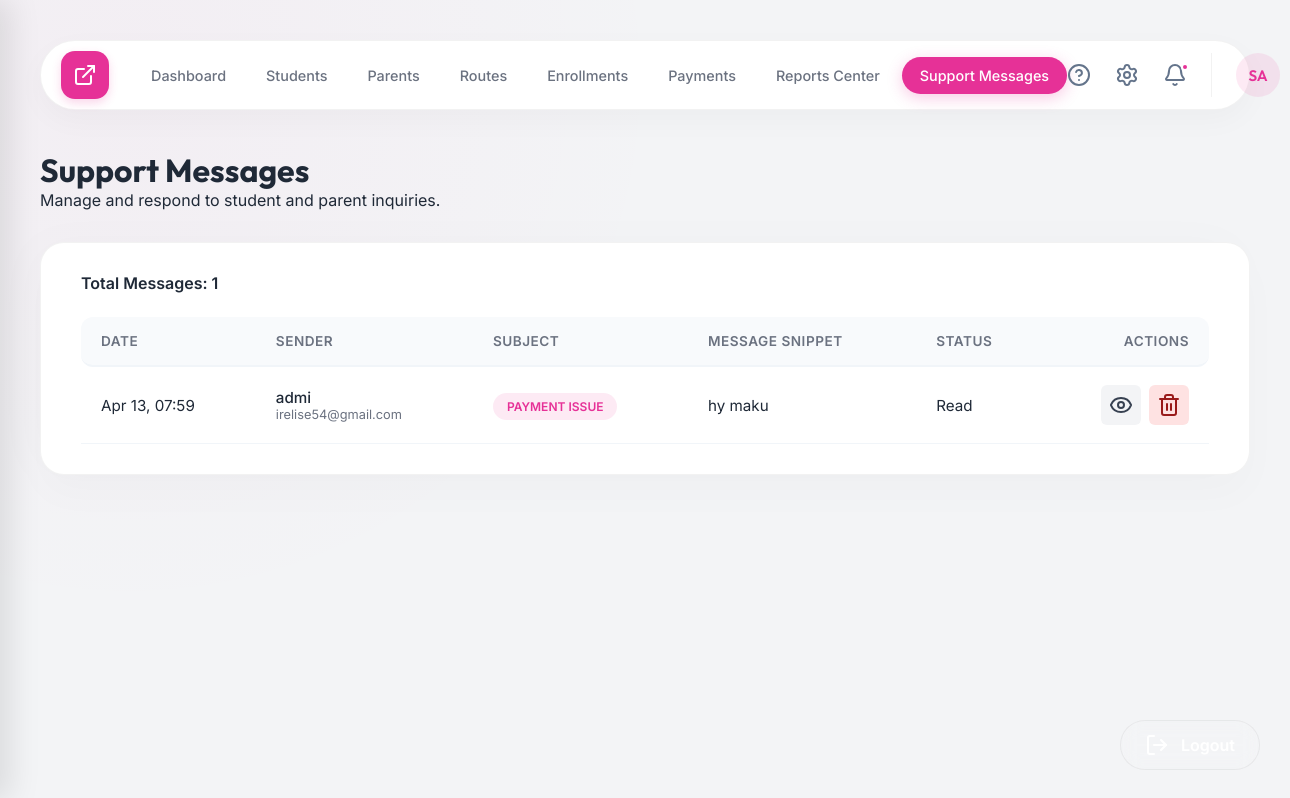
The page /admin.php?page=admin_support (signed in) on the database its author committed.
### tables this page shows
CREATE TABLE support_messages (
        id INTEGER PRIMARY KEY AUTOINCREMENT,
        fullname VARCHAR(150),
        email VARCHAR(100),
        subject VARCHAR(150),
        message TEXT,
        created_at TIMESTAMP DEFAULT CURRENT_TIMESTAMP,
        status VARCHAR(20) DEFAULT 'New'
    );

### pages/admin_support.php (the view, shortened to what this page needs)
<?php
require_once 'backend/db.php';
$stmt = $pdo->query("SELECT * FROM support_messages ORDER BY created_at DESC");
$messages = $stmt->fetchAll();
?>
<div class="page-header">
    <div class="page-title-group">
        <h1 class="page-title">Support Messages</h1>
        <p class="page-subtitle">Manage and respond to student and parent inquiries.</p>
    </div>
</div>
<div class="table-container" style="margin-top: 2rem;">
    <div class="table-actions" style="margin-bottom: 1.5rem; display: flex; justify-content: space-between; align-items: center;">
        <div style="font-weight: 600; color: #1F2937;">
            Total Messages: <?php echo count($messages); ?>
        </div>
    </div>
    <table class="data-table">
        <thead>
            <tr>
                <th>Date</th>
                <th>Sender</th>
                <th>Subject</th>
                <th>Message Snippet</th>
                <th>Status</th>
                <th style="text-align: right;">Actions</th>
            </tr>
        </thead>
        <tbody>
            <?php if (empty($messages)): ?>
            <tr>
                <td colspan="6" style="text-align: center; padding: 2rem; color: #6B7280;">No support messages yet.</td>
            </tr>
            <?php else: ?>
                <?php foreach ($messages as $msg): ?>
                <tr>
                    <td style="white-space: nowrap;"><?php echo date('M d, H:i', strtotime($msg['created_at'])); ?></td>
                    <td>
                        <div style="font-weight: 500;"><?php echo htmlspecialchars($msg['fullname']); ?></div>
                        <div style="font-size: 0.8rem; color: #6B7280;"><?php echo htmlspecialchars($msg['email']); ?></div>
                    </td>
                    <td><span class="badge" style="background: rgba(230, 49, 151, 0.1); color: #E63197; border: none;"><?php echo htmlspecialchars($msg['subject']); ?></span></td>
                    <td title="<?php echo htmlspecialchars($msg['message']); ?>">
                        <?php echo htmlspecialchars(strlen($msg['message']) > 50 ? substr($msg['message'], 0, 47) . '...' : $msg['message']); ?>
                    </td>
                    <td>
                        <?php
                        $statusClass = $msg['status'] === 'New' ? 'status-active' : 'status-pending';
                        ?>
                        <span class="status-badge <?php echo $statusClass; ?>">
                            <?php echo $msg['status']; ?>
                        </span>
                    </td>
                    <td style="text-align: right;">
                        <div style="display: flex; gap: 0.5rem; justify-content: flex-end;">
                            <button onclick="viewMessage(<?php echo htmlspecialchars(json_encode($msg)); ?>)" class="btn" style="padding: 0.5rem; background: #F3F4F6; color: #374151; border: none; border-radius: 6px; cursor: pointer;" title="View Full Message">
                                <i data-lucide="eye" size="16"></i>
                            </button>
                            <a href="?page=admin_support&action=delete&id=<?php echo $msg['id']; ?>" class="btn" style="padding: 0.5rem; background: #FEE2E2; color: #991B1B; border: none; border-radius: 6px; cursor: pointer;" onclick="return confirm('Are you sure you want to delete this message?')" title="Delete">
                                <i data-lucide="trash-2" size="16"></i>
                            </a>
                        </div>
                    </td>
                </tr>
                <?php endforeach; ?>
            <?php endif; ?>
        </tbody>
    </table>
</div>

### assets/css/style.css (style rules this page uses)
:root { --primary: #E63197; --primary-light: #FF80C5; --bg-body: #F3F4F6; --bg-card: #FFFFFF; --bg-sidebar: #FFFFFF; --text-main: #1F2937; --text-dim: #6B7280; --accent: #E63197; --accent-alt: #FF80C5; --sidebar-width: 250px; --glass-border: rgba(0, 0, 0, 0.05); --glass-shadow: 0 4px 20px rgba(0, 0, 0, 0.05); --card-blur: 0px; }
* { margin: 0; padding: 0; box-sizing: border-box; }
.table-container { background: var(--bg-card); border-radius: 24px; padding: 30px 40px; border: 1px solid var(--glass-border); box-shadow: -10px 0 50px rgba(0,0,0,0.02), 0 20px 40px rgba(0,0,0,0.02); }
table { width: 100%; border-collapse: separate; border-spacing: 0; }
th { text-align: left; padding: 16px 20px; font-size: 0.85rem; text-transform: uppercase; color: var(--text-dim); border-bottom: 2px solid #F1F5F9; background: #F8FAFC; font-weight: 600; letter-spacing: 0.5px; }
th:first-child { border-top-left-radius: 12px; border-bottom-left-radius: 12px; }
th:last-child { border-top-right-radius: 12px; border-bottom-right-radius: 12px; }
td { padding: 18px 20px; border-bottom: 1px solid #F1F5F9; font-size: 0.95rem; color: #1f2937; }
.badge { padding: 6px 14px; border-radius: 100px; font-size: 0.75rem; font-weight: 600; text-transform: uppercase; }
.btn { padding: 14px 28px; border-radius: 12px; border: none; font-weight: 600; cursor: pointer; display: inline-flex; align-items: center; gap: 12px; transition: all 0.3s; font-size: 0.95rem; }
.stat-card, .table-container, .form-container { animation: fadeIn 0.6s cubic-bezier(0.4, 0, 0.2, 1) forwards; }

### rows shown on the page
support_messages: created_at "Apr 13, 07:59", fullname "admi", email "irelise54@gmail.com", subject "PAYMENT ISSUE", message "hy maku", status "Read"

### other values the page prints
$initials "SA"
count($messages) "1"
